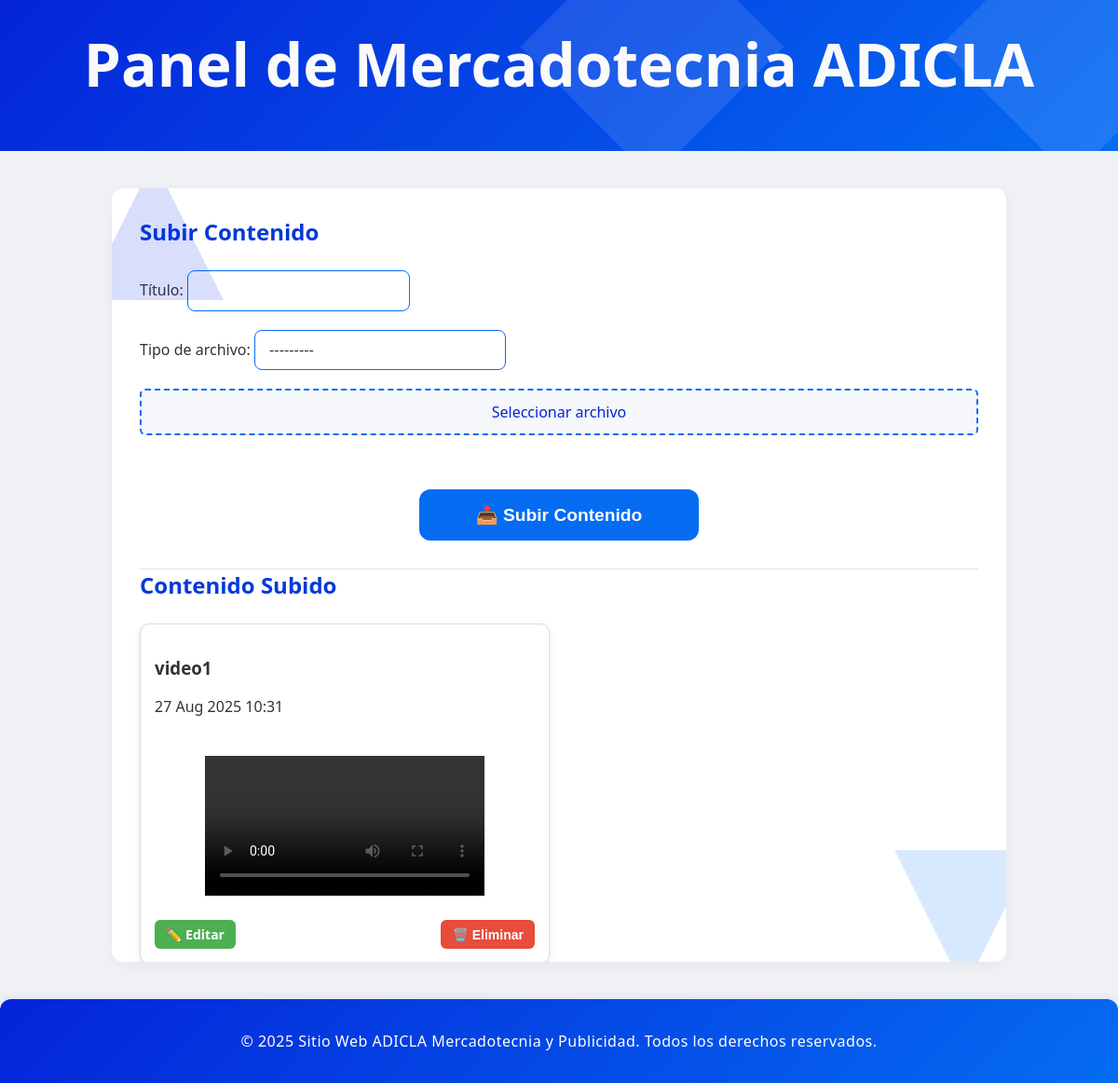
Before: /upload/ with the older database file.
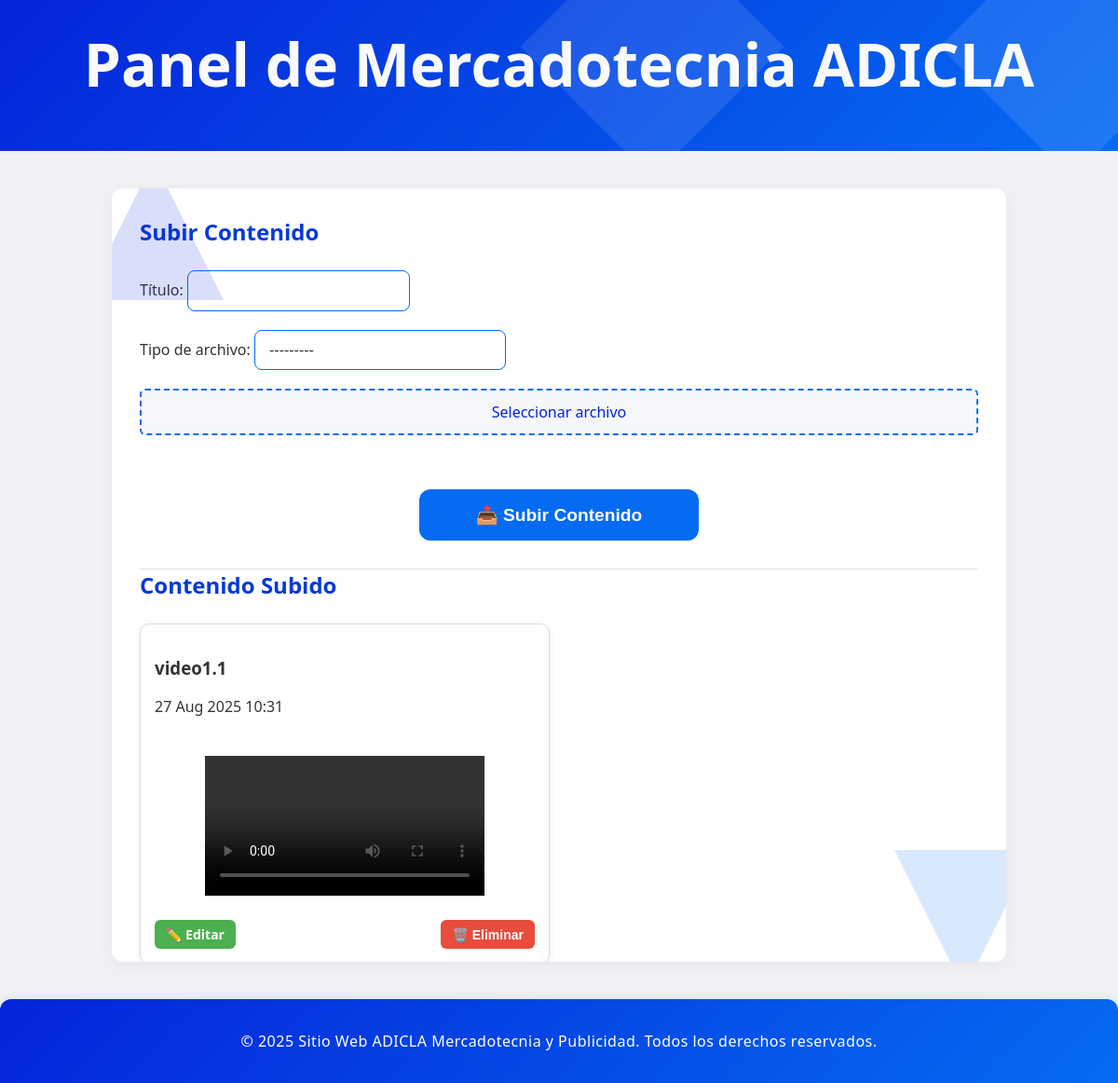
After: the same page with the newer database file.
### videos/models.py (models this page shows, shortened)
class Media(models.Model):
    MEDIA_TYPES = (
        ('video', 'Video'),
        ('image', 'Imagen'),
    )
    title = models.CharField(max_length=200)
    file = models.FileField(upload_to='media/')  # Carpeta única para videos e imágenes
    media_type = models.CharField(max_length=10, choices=MEDIA_TYPES)
    uploaded_at = models.DateTimeField(auto_now_add=True)

### videos/views.py (the view)
# urls.py: path('upload/', views.upload_media, name='upload'),
def upload_media(request):
    if request.method == 'POST':
        form = MediaForm(request.POST, request.FILES)
        if form.is_valid():
            form.save()
            messages.success(request, 'Contenido subido correctamente')
            return redirect('upload')
    else:
        form = MediaForm()
    media_items = Media.objects.all().order_by('-uploaded_at')
    return render(request, 'videos/upload.html', {
        'form': form,
        'media_items': media_items,
    })

### videos/forms.py
class MediaForm(forms.ModelForm):
    class Meta:
        model = Media
        fields = ('title', 'file', 'media_type')
        labels = {
            'title': 'Título',
            'file': 'Cargar archivo',
            'media_type': 'Tipo de archivo',
        }
        widgets = {
            'file': CustomClearableFileInput(),
        }

### videos/templates/videos/upload.html (shortened to what this page needs)
{% load widget_tweaks %}
{% load static %}
<!DOCTYPE html>
<html lang="es">
<head>
    <link rel="stylesheet" href="{% static 'videos/css/upload.css' %}">
</head>
<body>
    <header>
        <h1>Panel de Mercadotecnia ADICLA</h1>
    </header>
    <main>
        <section class="form-section">
            <h2>Subir Contenido</h2>
            <form method="post" enctype="multipart/form-data" class="upload-form">
                <div>
                    {{ form.title.label_tag }}
                    {{ form.title }}
                </div>
                <div>
                    {{ form.media_type.label_tag }}
                    {{ form.media_type }}
                </div>
                <label class="upload-label" for="id_file">
                    Seleccionar archivo
                </label>
                <div style="text-align: center;">
                    <button type="submit" class="btn btn-upload" style="padding: 16px 32px; font-size: 1.2em;">📤
                        Subir Contenido</button>
                </div>
            </form>
        </section>
        <section class="videos-section">
            <h2>Contenido Subido</h2>
            <div class="video-grid">
                {% for media in media_items %}
                <div class="video-card">
                    <div class="video-info">
                        <h3>{{ media.title }}</h3>
                        <p class="date">{{ media.uploaded_at|date:"d M Y H:i" }}</p>
                    </div>
                    <div class="video-preview">
                        {% if media.media_type == "video" %}
                        <video width="300" controls>
                            <source src="{{ media.file.url }}" type="video/mp4">
                        </video>
                        {% elif media.media_type == "image" %}
                        <img src="{{ media.file.url }}" alt="{{ media.title }}" width="300">
                        {% endif %}
                    </div>
                    <div class="video-actions">
                        <a href="{% url 'edit_video' media_id=media.id %}" class="btn btn-edit">✏️ Editar</a>
                        <button type="button" class="btn btn-delete" data-video-id="{{ media.id }}"
                            data-video-title="{{ media.title }}">🗑️ Eliminar</button>
                    </div>
                </div>
                {% empty %}
                <p>No hay archivos multimedia subidos</p>
                {% endfor %}
            </div>
        </section>
    </main>
    <footer>
        <p>© 2025 Sitio Web ADICLA Mercadotecnia y Publicidad. Todos los derechos reservados.</p>
    </footer>
</body>
</html>

Changed rows visible on the page:
changed Media: title "video1" → "video1.1"
